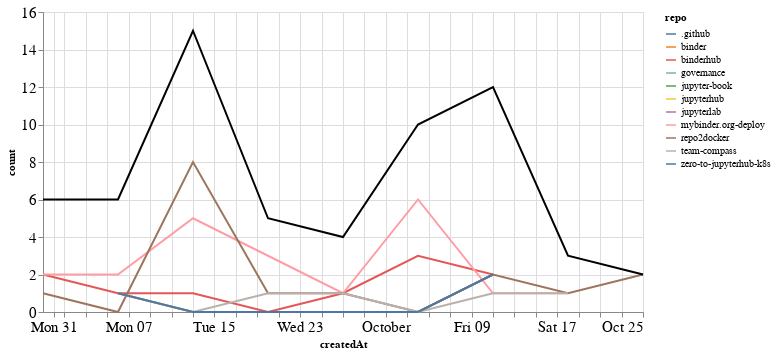

Notebook cell for this chart:
### Markdown cell above
## Comments

### Code cell
comments_time = comments.groupby('repo').resample('W', on='createdAt').count()['author'].reset_index()
comments_time = comments_time.rename(columns={'author': 'count'})
comments_time_total = comments_time.groupby('createdAt').agg({"count": "sum"}).reset_index()
ch1 = alt.Chart(comments_time, width=600).mark_line().encode(
    x='createdAt',
    y='count',
    color='repo',
    tooltip="repo"
)

ch2 = alt.Chart(comments_time_total, width=600).mark_line(color="black").encode(
    x='createdAt',
    y='count',
)

ch1 + ch2

### Figure 1 — Vega-Lite specification as saved in the notebook (floating-point values rounded to 4 significant figures)
{"config": {"axisLeft": {"labelFontSize": 15}, "axisBottom": {"labelFontSize": 15}}, "layer": [{"data": {"name": "data-ee16492dd8a1c21b279dc5b9d7313cbd"}, "mark": "line", "encoding": {"color": {"type": "nominal", "field": "repo"}, "tooltip": {"type": "nominal", "field": "repo"}, "x": {"type": "temporal", "field": "createdAt"}, "y": {"type": "quantitative", "field": "count"}}, "width": 600}, {"data": {"name": "data-bc0834067fd49546d7c022b6411aa34c"}, "mark": {"type": "line", "color": "black"}, "encoding": {"x": {"type": "temporal", "field": "createdAt"}, "y": {"type": "quantitative", "field": "count"}}, "width": 600}], "$schema": "https://vega.github.io/schema/vega-lite/v4.8.1.json", "datasets": {"data-ee16492dd8a1c21b279dc5b9d7313cbd": [{"repo": ".github", "createdAt": "2020-10-04T00:00:00", "count": 1}, {"repo": "binder", "createdAt": "2020-09-06T00:00:00", "count": 1}, {"repo": "binder", "createdAt": "2020-09-13T00:00:00", "count": 0}, {"repo": "binder", "createdAt": "2020-09-20T00:00:00", "count": 0}, {"repo": "binder", "createdAt": "2020-09-27T00:00:00", "count": 0}, {"repo": "binder", "createdAt": "2020-10-04T00:00:00", "count": 0}, {"repo": "binder", "createdAt": "2020-10-11T00:00:00", "count": 2}, {"repo": "binderhub", "createdAt": "2020-08-30T00:00:00", "count": 2}, {"repo": "binderhub", "createdAt": "2020-09-06T00:00:00", "count": 1}, {"repo": "binderhub", "createdAt": "2020-09-13T00:00:00", "count": 1}, {"repo": "binderhub", "createdAt": "2020-09-20T00:00:00", "count": 0}, {"repo": "binderhub", "createdAt": "2020-09-27T00:00:00", "count": 1}, {"repo": "binderhub", "createdAt": "2020-10-04T00:00:00", "count": 3}, {"repo": "binderhub", "createdAt": "2020-10-11T00:00:00", "count": 2}, {"repo": "governance", "createdAt": "2020-10-11T00:00:00", "count": 1}, {"repo": "jupyter-book", "createdAt": "2020-08-30T00:00:00", "count": 1}, {"repo": "jupyterhub", "createdAt": "2020-09-13T00:00:00", "count": 1}, {"repo": "jupyterlab", "createdAt": "2020-10-11T00:00:00", "count": 1}, {"repo": "mybinder.org-deploy", "createdAt": "2020-08-30T00:00:00", "count": 2}, {"repo": "mybinder.org-deploy", "createdAt": "2020-09-06T00:00:00", "count": 2}, {"repo": "mybinder.org-deploy", "createdAt": "2020-09-13T00:00:00", "count": 5}, {"repo": "mybinder.org-deploy", "createdAt": "2020-09-20T00:00:00", "count": 3}, {"repo": "mybinder.org-deploy", "createdAt": "2020-09-27T00:00:00", "count": 1}, {"repo": "mybinder.org-deploy", "createdAt": "2020-10-04T00:00:00", "count": 6}, {"repo": "mybinder.org-deploy", "createdAt": "2020-10-11T00:00:00", "count": 1}, {"repo": "mybinder.org-deploy", "createdAt": "2020-10-18T00:00:00", "count": 1}, {"repo": "repo2docker", "createdAt": "2020-08-30T00:00:00", "count": 1}, {"repo": "repo2docker", "createdAt": "2020-09-06T00:00:00", "count": 0}, {"repo": "repo2docker", "createdAt": "2020-09-13T00:00:00", "count": 8}, {"repo": "repo2docker", "createdAt": "2020-09-20T00:00:00", "count": 1}, {"repo": "repo2docker", "createdAt": "2020-09-27T00:00:00", "count": 1}, {"repo": "repo2docker", "createdAt": "2020-10-04T00:00:00", "count": 0}, {"repo": "repo2docker", "createdAt": "2020-10-11T00:00:00", "count": 2}, {"repo": "repo2docker", "createdAt": "2020-10-18T00:00:00", "count": 1}, {"repo": "repo2docker", "createdAt": "2020-10-25T00:00:00", "count": 2}, {"repo": "team-compass", "createdAt": "2020-09-06T00:00:00", "count": 1}, {"repo": "team-compass", "createdAt": "2020-09-13T00:00:00", "count": 0}, {"repo": "team-compass", "createdAt": "2020-09-20T00:00:00", "count": 1}, {"repo": "team-compass", "createdAt": "2020-09-27T00:00:00", "count": 1}, {"repo": "team-compass", "createdAt": "2020-10-04T00:00:00", "count": 0}, {"repo": "team-compass", "createdAt": "2020-10-11T00:00:00", "count": 1}, {"repo": "team-compass", "createdAt": "2020-10-18T00:00:00", "count": 1}, {"repo": "zero-to-jupyterhub-k8s", "createdAt": "2020-09-06T00:00:00", "count": 1}, {"repo": "zero-to-jupyterhub-k8s", "createdAt": "2020-09-13T00:00:00", "count": 0}, {"repo": "zero-to-jupyterhub-k8s", "createdAt": "2020-09-20T00:00:00", "count": 0}, {"repo": "zero-to-jupyterhub-k8s", "createdAt": "2020-09-27T00:00:00", "count": 0}, {"repo": "zero-to-jupyterhub-k8s", "createdAt": "2020-10-04T00:00:00", "count": 0}, {"repo": "zero-to-jupyterhub-k8s", "createdAt": "2020-10-11T00:00:00", "count": 2}], "data-bc0834067fd49546d7c022b6411aa34c": [{"createdAt": "2020-08-30T00:00:00", "count": 6}, {"createdAt": "2020-09-06T00:00:00", "count": 6}, {"createdAt": "2020-09-13T00:00:00", "count": 15}, {"createdAt": "2020-09-20T00:00:00", "count": 5}, {"createdAt": "2020-09-27T00:00:00", "count": 4}, {"createdAt": "2020-10-04T00:00:00", "count": 10}, {"createdAt": "2020-10-11T00:00:00", "count": 12}, {"createdAt": "2020-10-18T00:00:00", "count": 3}, {"createdAt": "2020-10-25T00:00:00", "count": 2}]}}
